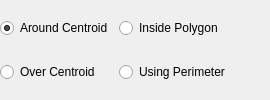
                    <widget class="QWidget" name="pagePolygon">
                     <layout class="QGridLayout" name="gridLayout_18">
                      <property name="leftMargin">
                       <number>0</number>
                      </property>
                      <property name="topMargin">
                       <number>0</number>
                      </property>
                      <property name="rightMargin">
                       <number>0</number>
                      </property>
                      <property name="bottomMargin">
                       <number>0</number>
                      </property>
                      <item row="0" column="2">
                       <widget class="QRadioButton" name="radInsidePolygon">
                        <property name="text">
                         <string>Inside Polygon</string>
                        </property>
                       </widget>
                      </item>
                      <item row="0" column="0">
                       <widget class="QRadioButton" name="radAroundCentroid">
                        <property name="sizePolicy">
                         <sizepolicy hsizetype="Maximum" vsizetype="Fixed">
                          <horstretch>0</horstretch>
                          <verstretch>0</verstretch>
                         </sizepolicy>
                        </property>
                        <property name="text">
                         <string>Around Centroid</string>
                        </property>
                        <property name="checked">
                         <bool>true</bool>
                        </property>
                       </widget>
                      </item>
                      <item row="0" column="4">
                       <spacer name="horizontalSpacer_26">
                        <property name="orientation">
                         <enum>Qt::Horizontal</enum>
                        </property>
                        <property name="sizeHint" stdset="0">
                         <size>
                          <width>40</width>
                          <height>20</height>
                         </size>
                        </property>
                       </spacer>
                      </item>
                      <item row="1" column="0">
                       <widget class="QRadioButton" name="radOverCentroid">
                        <property name="sizePolicy">
                         <sizepolicy hsizetype="Maximum" vsizetype="Fixed">
                          <horstretch>0</horstretch>
                          <verstretch>0</verstretch>
                         </sizepolicy>
                        </property>
                        <property name="text">
                         <string>Over Centroid</string>
                        </property>
                        <property name="checked">
                         <bool>false</bool>
                        </property>
                       </widget>
                      </item>
                      <item row="1" column="2">
                       <widget class="QRadioButton" name="radPolygonPerimeter">
                        <property name="sizePolicy">
                         <sizepolicy hsizetype="MinimumExpanding" vsizetype="Fixed">
                          <horstretch>0</horstretch>
                          <verstretch>0</verstretch>
                         </sizepolicy>
                        </property>
                        <property name="text">
                         <string>Using Perimeter</string>
                        </property>
                       </widget>
                      </item>
                     </layout>
                    </widget>
